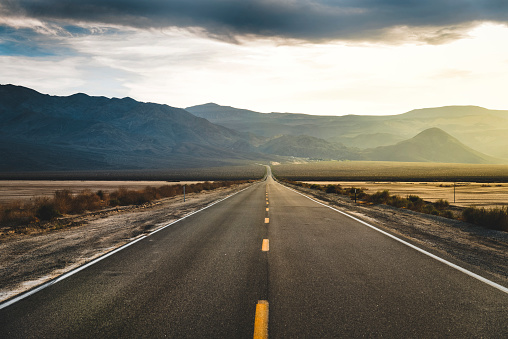
#> input picture opencv/road.jpg, 508 x 339 px, found by its file name
$ python test.py
#> lines starting #> are read from the running program, lines starting #| are printed output that depends on the picture
import cv2

img = cv2.imread('opencv/road.jpg', 0)
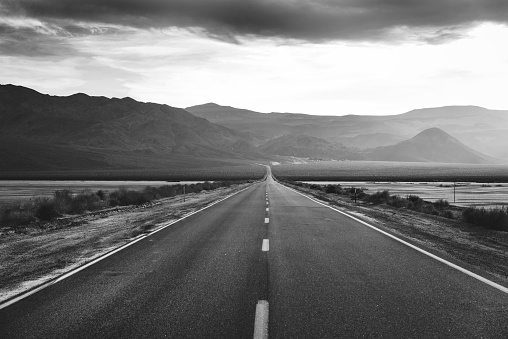
#> img: shape (339, 508); min 12, max 255, mean 120.4
img = cv2.resize(img, (200,200), fx=0.5, fy=0.5)
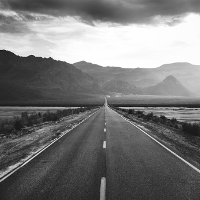
#> img: shape (200, 200); min 17, max 255, mean 120.2
img = cv2.rotate(img, cv2.ROTATE_90_COUNTERCLOCKWISE)
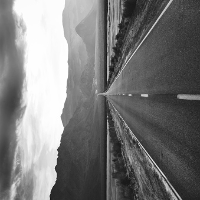
#> img: shape (200, 200); min 17, max 255, mean 120.2

cv2.imshow('Image', img)
cv2.waitKey(10000)
cv2.destroyAllWindows()
